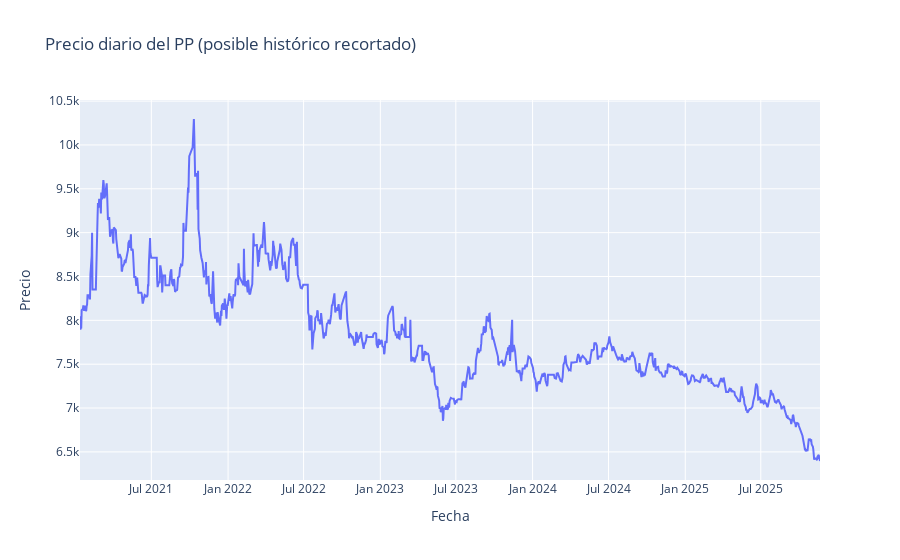
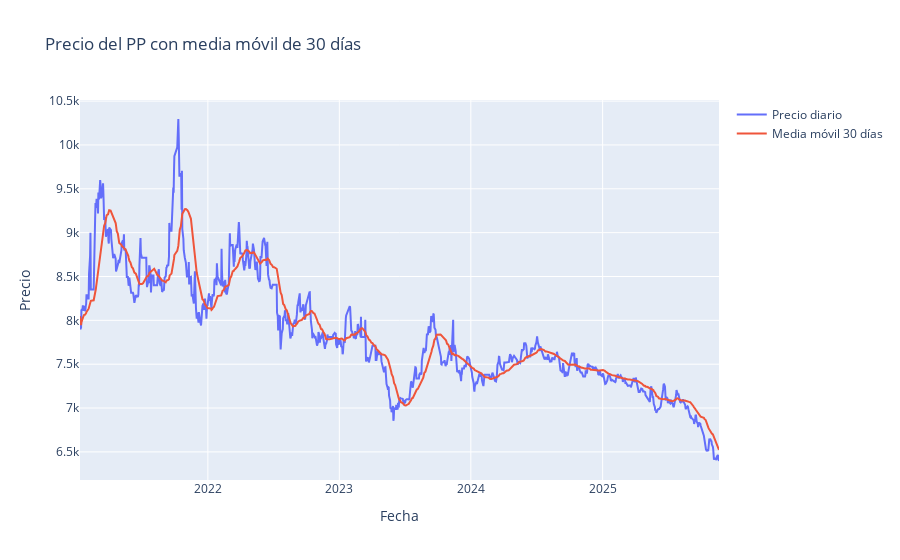

Here is the notebook cell these charts were saved with, in order:
### Code cell
#chunk 6

# Agregar media móvil de 30 días
df["MA_30"] = df["Price"].rolling(window=30, min_periods=1).mean()


# 1) Precio vs tiempo (recortado)
fig = go.Figure()
fig.add_trace(go.Scatter(
    x=df["Date"], y=df["Price"],
    mode="lines", name="Precio diario"
))
fig.update_layout(
    title="Precio diario del PP (posible histórico recortado)",
    xaxis_title="Fecha",
    yaxis_title="Precio"
)
fig.show()

# 2) Precio + media móvil 30 días
fig = go.Figure()
fig.add_trace(go.Scatter(
    x=df["Date"], y=df["Price"],
    mode="lines", name="Precio diario"
))
fig.add_trace(go.Scatter(
    x=df["Date"], y=df["MA_30"],
    mode="lines", name="Media móvil 30 días"
))
fig.update_layout(
    title="Precio del PP con media móvil de 30 días",
    xaxis_title="Fecha",
    yaxis_title="Precio"
)
fig.show()

### Figure 1 — Plotly figure (JSON) as saved in the notebook; plotly's stock layout.template omitted (floating-point values rounded to 4 significant figures; data arrays with more than 128 entries replaced by an {"elided": "..."} marker saying what was removed)
{"data": [{"mode": "lines", "name": "Precio diario", "type": "scatter", "x": {"elided": "1097 str values"}, "y": {"elided": "1097 float values"}}], "layout": {"title": {"text": "Precio diario del PP (posible histórico recortado)"}, "xaxis": {"title": {"text": "Fecha"}}, "yaxis": {"title": {"text": "Precio"}}}}

### Figure 2 — Plotly figure (JSON) as saved in the notebook; plotly's stock layout.template omitted (floating-point values rounded to 4 significant figures; data arrays with more than 128 entries replaced by an {"elided": "..."} marker saying what was removed)
{"data": [{"mode": "lines", "name": "Precio diario", "type": "scatter", "x": {"elided": "1097 str values"}, "y": {"elided": "1097 float values"}}, {"mode": "lines", "name": "Media móvil 30 días", "type": "scatter", "x": {"elided": "1097 str values"}, "y": {"elided": "1097 float values"}}], "layout": {"title": {"text": "Precio del PP con media móvil de 30 días"}, "xaxis": {"title": {"text": "Fecha"}}, "yaxis": {"title": {"text": "Precio"}}}}
